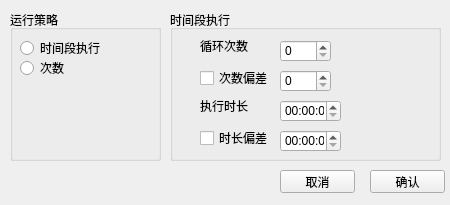
<?xml version="1.0" encoding="UTF-8"?>
<ui version="4.0">
 <class>Form</class>
 <widget class="QWidget" name="Form">
  <property name="geometry">
   <rect>
    <x>0</x>
    <y>0</y>
    <width>450</width>
    <height>205</height>
   </rect>
  </property>
  <property name="windowTitle">
   <string>Form</string>
  </property>
  <widget class="QGroupBox" name="groupBox">
   <property name="geometry">
    <rect>
     <x>170</x>
     <y>10</y>
     <width>271</width>
     <height>151</height>
    </rect>
   </property>
   <property name="title">
    <string>时间段执行</string>
   </property>
   <widget class="QStackedWidget" name="stackedWidget">
    <property name="geometry">
     <rect>
      <x>10</x>
      <y>20</y>
      <width>261</width>
      <height>131</height>
     </rect>
    </property>
    <property name="currentIndex">
     <number>0</number>
    </property>
    <widget class="QWidget" name="page">
     <widget class="QLabel" name="label_3">
      <property name="geometry">
       <rect>
        <x>20</x>
        <y>10</y>
        <width>54</width>
        <height>12</height>
       </rect>
      </property>
      <property name="text">
       <string>循环次数</string>
      </property>
     </widget>
     <widget class="QSpinBox" name="spinBox">
      <property name="geometry">
       <rect>
        <x>100</x>
        <y>10</y>
        <width>51</width>
        <height>22</height>
       </rect>
      </property>
     </widget>
     <widget class="QSpinBox" name="spinBox_2">
      <property name="geometry">
       <rect>
        <x>100</x>
        <y>40</y>
        <width>51</width>
        <height>22</height>
       </rect>
      </property>
     </widget>
     <widget class="QCheckBox" name="checkBox">
      <property name="geometry">
       <rect>
        <x>20</x>
        <y>40</y>
        <width>71</width>
        <height>16</height>
       </rect>
      </property>
      <property name="text">
       <string>次数偏差</string>
      </property>
     </widget>
     <widget class="QTimeEdit" name="timeEdit">
      <property name="geometry">
       <rect>
        <x>100</x>
        <y>70</y>
        <width>61</width>
        <height>22</height>
       </rect>
      </property>
     </widget>
     <widget class="QLabel" name="label_4">
      <property name="geometry">
       <rect>
        <x>20</x>
        <y>70</y>
        <width>54</width>
        <height>12</height>
       </rect>
      </property>
      <property name="text">
       <string>执行时长</string>
      </property>
     </widget>
     <widget class="QCheckBox" name="checkBox_2">
      <property name="geometry">
       <rect>
        <x>20</x>
        <y>100</y>
        <width>71</width>
        <height>16</height>
       </rect>
      </property>
      <property name="text">
       <string>时长偏差</string>
      </property>
     </widget>
     <widget class="QTimeEdit" name="timeEdit_2">
      <property name="geometry">
       <rect>
        <x>100</x>
        <y>100</y>
        <width>61</width>
        <height>22</height>
       </rect>
      </property>
     </widget>
    </widget>
    <widget class="QWidget" name="page_2">
     <widget class="QDateTimeEdit" name="dateTimeEdit">
      <property name="geometry">
       <rect>
        <x>100</x>
        <y>20</y>
        <width>151</width>
        <height>22</height>
       </rect>
      </property>
     </widget>
     <widget class="QDateTimeEdit" name="dateTimeEdit_2">
      <property name="geometry">
       <rect>
        <x>100</x>
        <y>50</y>
        <width>151</width>
        <height>22</height>
       </rect>
      </property>
     </widget>
     <widget class="QLabel" name="label">
      <property name="geometry">
       <rect>
        <x>20</x>
        <y>20</y>
        <width>54</width>
        <height>12</height>
       </rect>
      </property>
      <property name="text">
       <string>开始时间</string>
      </property>
     </widget>
     <widget class="QLabel" name="label_2">
      <property name="geometry">
       <rect>
        <x>20</x>
        <y>50</y>
        <width>54</width>
        <height>12</height>
       </rect>
      </property>
      <property name="text">
       <string>结束时间</string>
      </property>
     </widget>
    </widget>
   </widget>
  </widget>
  <widget class="QGroupBox" name="groupBox_3">
   <property name="geometry">
    <rect>
     <x>10</x>
     <y>10</y>
     <width>151</width>
     <height>151</height>
    </rect>
   </property>
   <property name="title">
    <string>运行策略</string>
   </property>
   <widget class="QRadioButton" name="radioButton_5">
    <property name="geometry">
     <rect>
      <x>10</x>
      <y>30</y>
      <width>89</width>
      <height>16</height>
     </rect>
    </property>
    <property name="text">
     <string>时间段执行</string>
    </property>
   </widget>
   <widget class="QRadioButton" name="radioButton_6">
    <property name="geometry">
     <rect>
      <x>10</x>
      <y>50</y>
      <width>89</width>
      <height>16</height>
     </rect>
    </property>
    <property name="text">
     <string>次数</string>
    </property>
   </widget>
  </widget>
  <widget class="QPushButton" name="pushButton">
   <property name="geometry">
    <rect>
     <x>280</x>
     <y>170</y>
     <width>75</width>
     <height>23</height>
    </rect>
   </property>
   <property name="text">
    <string>取消</string>
   </property>
  </widget>
  <widget class="QPushButton" name="pushButton_2">
   <property name="geometry">
    <rect>
     <x>370</x>
     <y>170</y>
     <width>75</width>
     <height>23</height>
    </rect>
   </property>
   <property name="text">
    <string>确认</string>
   </property>
  </widget>
 </widget>
 <resources/>
 <connections/>
</ui>
